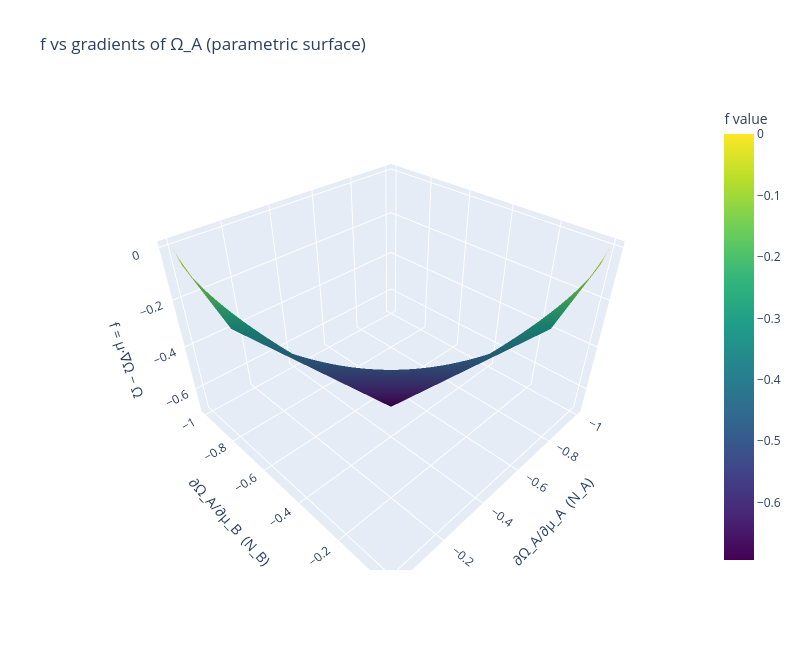

This figure's notebook cell:
### Code cell
import plotly.graph_objects as go
import numpy as np

# Extract gradients and f values
grad_muA = phase_a_grad[..., 0].detach().numpy()  # shape (10, 10)
grad_muB = phase_a_grad[..., 1].detach().numpy()  # shape (10, 10)
f_vals   = f.squeeze(-1).detach().numpy()          # shape (10, 10)

fig = go.Figure(data=[
    go.Surface(
        x=grad_muA,
        y=grad_muB,
        z=f_vals,
        surfacecolor=f_vals,
        colorscale='Viridis',
        colorbar=dict(title='f value'),
        opacity=0.85,
    )
])

fig.update_layout(
    title='f vs gradients of Ω_A (parametric surface)',
    scene=dict(
        xaxis_title='∂Ω_A/∂μ_A  (N_A)',
        yaxis_title='∂Ω_A/∂μ_B  (N_B)',
        zaxis_title='f = μ·∇Ω − Ω',
    ),
    width=800,
    height=650,
)

fig.show()
